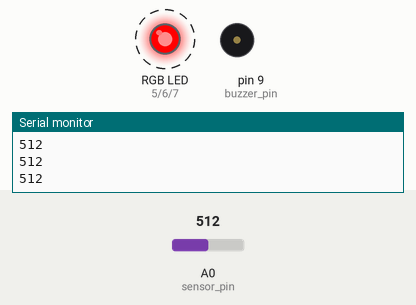
Bench run of a sketch on a simulated Arduino Uno, built with avr-gcc and run on an emulated ATmega328P. Shown: an RGB LED mixed from three pins (HIGH = lit), buzzer (waves = sounding, pin HIGH), the last lines printed to the serial monitor. Dashed ring = blinking. The inputs (shaded band) are chosen by the test bench; at power-on: A0 (sensor_pin) = 512.

Above: at 7.25 s.
7.3 s: A0 (sensor_pin) set to 312
10.3 s: A0 (sensor_pin) set to 289
At 10.8 s:
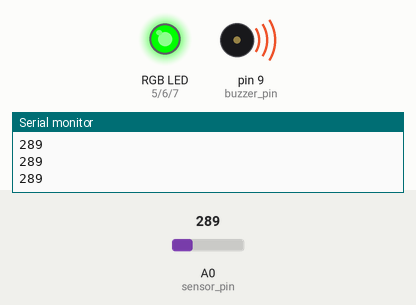
11.9 s: A0 (sensor_pin) set to 306
At 12.05 s:
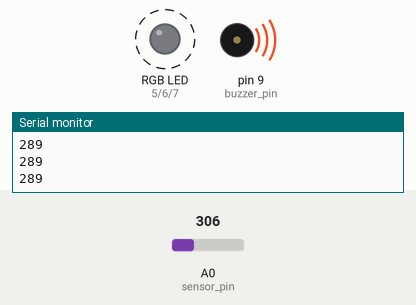
14.9 s: A0 (sensor_pin) set to 290
At 15.2 s:
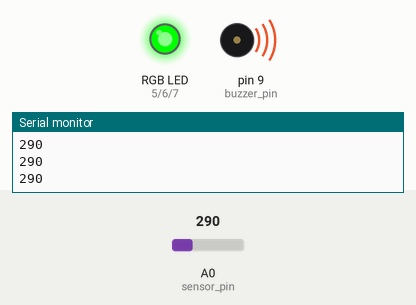
Timing chart, 0 to 17.4 s (numbered marks = the images above; inputs shaded):
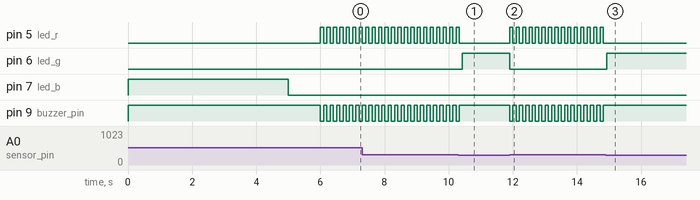

The sketch:

MQ-4.ino
```cpp
//sensör pinlerimizi tanımlıyoruz:
#define sensor_pin A0
#define buzzer_pin 9
//RGB LED'imizin çıkış pinlerini tanımlıyoruz:
#define led_r 5
#define led_g 6
#define led_b 7
//Sensörün çalışması için gerekli ön ısıtma süresini 5sn olarak belirliyoruz:
#define preheat_time 5000
//Alarmın çalması için gerekli eşik değerini 300 olarak belirliyoruz.
#define threshold 300

void setup()
{
  //Alarm için kullanacağımız buzzer ve LED'leri çıkış olarak tanımlıyoruz:
  pinMode (buzzer_pin, OUTPUT);
  pinMode (led_r, OUTPUT);
  pinMode (led_g, OUTPUT);
  pinMode (led_b, OUTPUT);
  //Varsayılan olarak BUZZER ve LED'in sönük kalmasını sağlıyoruz:
  digitalWrite (buzzer_pin, HIGH);
  digitalWrite (led_r, LOW);
  digitalWrite (led_g, LOW);
  digitalWrite (led_b, LOW);
  //Sensör değerini seri monitörden görebilmemiz için seri haberleşmeyi başlatıyoruz:
  Serial.begin(9600);
  //İlk 5sn boyunca sensörün ısınmasını bekliyoruz. Bu esnada LED mavi renkte yanıyor:
  Serial.println("sensor isitiliyor...");
  digitalWrite (led_b, HIGH);
  delay(preheat_time);
  //Isıma işlemi için gereken 5sn süre tamamlandığında mavi LED'i söndürüyoruz:
  digitalWrite (led_b, LOW);
  delay (1000);

}

void loop() {
  //analogRead() fonksiyonu ile sensör değerini ölçüyoruz ve bir değişken içerisinde tutuyoruz:
  int sensorValue = analogRead(sensor_pin);
  //Sensör değeri belirlediğimiz eşik değerinden yüksek ise alarm() fonksiyonunu çağırıyoruz:
  if (sensorValue >= threshold)
    alarm(100);

  else
    digitalWrite(led_g, HIGH);
  digitalWrite(buzzer_pin, HIGH);
  //Sensör değerini bilgisayarımızdan görebilmek için seri monitöre yazıyoruz:
  Serial.println(sensorValue);
  delay(1);

}

//Alarm fonksiyonumuzu tanımlıyoruz. Bu fonksiyon parametre olarak buzzerın ötüp ve LED'in yanıp söneceği süreyi almakta.

void alarm(unsigned int duration)
{

  //Normal durumda yeşil yanmakta olan LED'i söndürüp kırmızı renkte yakıyoruz:
  digitalWrite (led_r, HIGH);
  digitalWrite (buzzer_pin, LOW);
  digitalWrite (led_g, LOW);
  delay(duration);

  digitalWrite(led_r, LOW);
  digitalWrite(buzzer_pin, HIGH);
  digitalWrite(led_g, LOW);
  delay(duration);

}
```

Measured:
- the behaviour switches between 300 and 299 on A0 (sensor_pin) (found by bisection; images 0 and 1)
- after the input at 10.3 s, pin 5 (led_r): goes on until 10.3 s, then stays LOW; pin 6 (led_g): LOW → HIGH after 0.13 s; pin 9 (buzzer_pin): goes on until 10.3 s, then stays HIGH
- after the input at 11.9 s, pin 5 (led_r), pin 9 (buzzer_pin): alternates HIGH for 0.10 s and LOW for 0.10 s, starting at once; pin 6 (led_g): HIGH → LOW at once
- after the input at 14.9 s, pin 5 (led_r): stops changing and stays LOW; pin 6 (led_g): LOW → HIGH at once; pin 9 (buzzer_pin): stops changing and stays HIGH
- by itself, pin 5 (led_r), pin 9 (buzzer_pin): alternates HIGH for 0.10 s and LOW for 0.10 s
